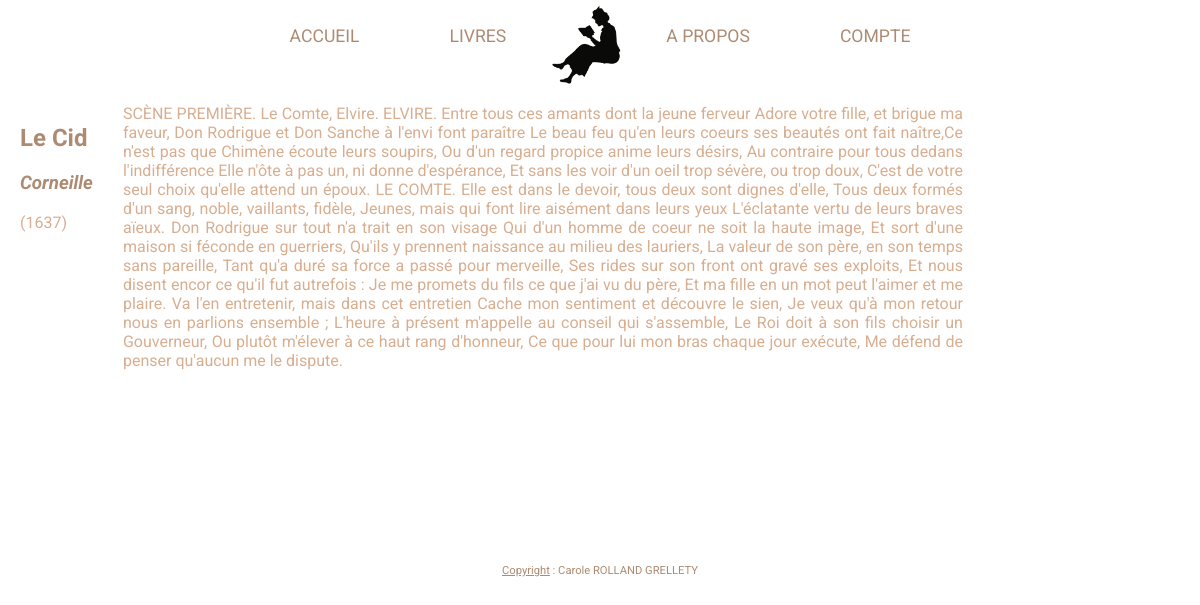
Page /books_read.php?id=10 on the committed database.
### tables this page shows
CREATE TABLE `books_table` (
  `book_id` int(11) NOT NULL,
  `book_author` varchar(256) NOT NULL,
  `book_title` varchar(256) NOT NULL,
  `book_year` int(11) NOT NULL,
  `book_summary` text NOT NULL,
  `book_text` text NOT NULL
);

### books_read.php (the view, shortened to what this page needs)
<?php session_start();
include_once('mysql.php');
$getData = $_GET;
$retrieveBookStatement = $mysqlClient->prepare('SELECT * FROM books_table WHERE book_id = :id');
$retrieveBookStatement->execute(['id' => $getData['id']]);
$bookChosen = $retrieveBookStatement->fetch(PDO::FETCH_ASSOC);
?>
<!DOCTYPE html>
<html lang="fr">
<head>
    <link rel="stylesheet" href="index.css">
</head>
<body>
    <div id="blocPage">
        <?php include_once('header.php'); ?>
        <div class="container_booksRead">
            <aside>
                <div>
                    <h2><?php echo ($bookChosen['book_title']); ?></h2>
                    <h3><span><?php echo ($bookChosen['book_author']); ?></span></h3>
                    <p><?php echo '(' . ($bookChosen['book_year']) . ')'; ?></p>
                </div>
            </aside>
            <article>
                <p><?php echo ($bookChosen['book_text']); ?></p>
            </article>
        </div>
        <?php include_once('footer.php'); ?>
    </div>
</body>
</html>

### index.css (style rules this page uses)
body { margin: 0; font-family: 'Roboto', sans-serif; }
h1, h2, h3, h4, h5, h6 { color: #AD8B73; }
p { color: #D8AE90; margin: 0; }
h3 span { font-style: italic; }
.container_booksRead { display: flex; }
.container_booksRead aside { width: fit-content; margin: 20px 30px 0 20px; }
.container_booksRead article { width: 70%; height: 400px; overflow: auto; text-align: justify; margin: 20px 20px 40px 0; }

### rows in the picture
books_table: book_title "Le Cid", book_author "Corneille", book_year "1637", book_text "SCÈNE PREMIÈRE. Le Comte, Elvire. ELVIRE. Entre tous ces amants dont la jeune ferveur Adore votre fille, et brigue ma faveur, Don Rodrigue et Don Sanche à l'envi font paraître Le beau feu qu'en leurs coeurs ses beautés ont fait naître,Ce n'est pas que Chimène écoute leurs soupirs, Ou d'un regard propice anime leurs désirs, Au contraire pour tous dedans l'indifférence Elle n'ôte à pas un, ni donne d'espérance, Et sans les voir d'un oeil trop sévère, ou trop doux, C'est de votre seul choix qu'elle attend un époux. LE COMTE. Elle est dans le devoir, tous deux sont dignes d'elle, Tous deux formés d'un sang, noble, vaillants, fidèle, Jeunes, mais qui font lire aisément dans leurs yeux…"
